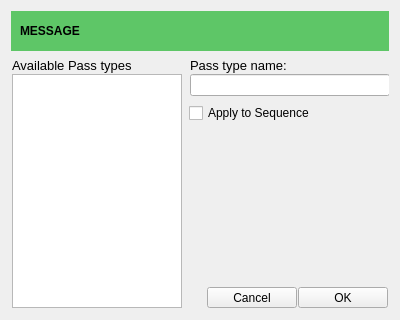
<ui version="4.0" >
 <class>Dialog</class>
 <widget class="QDialog" name="Dialog" >
  <property name="geometry" >
   <rect>
    <x>0</x>
    <y>0</y>
    <width>400</width>
    <height>320</height>
   </rect>
  </property>
  <property name="minimumSize" >
   <size>
    <width>400</width>
    <height>320</height>
   </size>
  </property>
  <property name="maximumSize" >
   <size>
    <width>400</width>
    <height>320</height>
   </size>
  </property>
  <property name="windowTitle" >
   <string>HEADER</string>
  </property>
  <layout class="QGridLayout" name="gridLayout" >
   <item rowspan="2" row="1" column="1" >
    <widget class="QFrame" name="frame_2" >
     <property name="frameShape" >
      <enum>QFrame::NoFrame</enum>
     </property>
     <property name="frameShadow" >
      <enum>QFrame::Raised</enum>
     </property>
     <layout class="QGridLayout" name="gridLayout_4" >
      <property name="margin" >
       <number>1</number>
      </property>
      <property name="spacing" >
       <number>1</number>
      </property>
      <item row="2" column="1" >
       <widget class="QLineEdit" name="le1" >
        <property name="minimumSize" >
         <size>
          <width>200</width>
          <height>0</height>
         </size>
        </property>
        <property name="font" >
         <font>
          <pointsize>9</pointsize>
         </font>
        </property>
       </widget>
      </item>
      <item row="1" column="1" >
       <widget class="QLabel" name="label_2" >
        <property name="font" >
         <font>
          <pointsize>10</pointsize>
          <stylestrategy>PreferAntialias</stylestrategy>
         </font>
        </property>
        <property name="text" >
         <string>Pass type name:</string>
        </property>
       </widget>
      </item>
     </layout>
    </widget>
   </item>
   <item row="5" column="1" >
    <widget class="QFrame" name="frame_4" >
     <property name="frameShape" >
      <enum>QFrame::NoFrame</enum>
     </property>
     <property name="frameShadow" >
      <enum>QFrame::Raised</enum>
     </property>
     <layout class="QHBoxLayout" name="horizontalLayout_3" >
      <property name="spacing" >
       <number>1</number>
      </property>
      <property name="margin" >
       <number>1</number>
      </property>
      <item>
       <spacer name="horizontalSpacer" >
        <property name="orientation" >
         <enum>Qt::Horizontal</enum>
        </property>
        <property name="sizeHint" stdset="0" >
         <size>
          <width>167</width>
          <height>20</height>
         </size>
        </property>
       </spacer>
      </item>
      <item>
       <widget class="QToolButton" name="btnCancel" >
        <property name="minimumSize" >
         <size>
          <width>90</width>
          <height>0</height>
         </size>
        </property>
        <property name="font" >
         <font>
          <pointsize>9</pointsize>
          <stylestrategy>PreferAntialias</stylestrategy>
         </font>
        </property>
        <property name="text" >
         <string>Cancel</string>
        </property>
        <property name="icon" >
         <iconset>
          <normaloff>//tECH/share/Kumaresan/INPUTS/icons/cross-small.png</normaloff>//tECH/share/Kumaresan/INPUTS/icons/cross-small.png</iconset>
        </property>
        <property name="toolButtonStyle" >
         <enum>Qt::ToolButtonTextBesideIcon</enum>
        </property>
       </widget>
      </item>
      <item>
       <widget class="QToolButton" name="btnOK" >
        <property name="minimumSize" >
         <size>
          <width>90</width>
          <height>0</height>
         </size>
        </property>
        <property name="font" >
         <font>
          <pointsize>9</pointsize>
          <stylestrategy>PreferAntialias</stylestrategy>
         </font>
        </property>
        <property name="text" >
         <string>OK</string>
        </property>
        <property name="icon" >
         <iconset>
          <normaloff>//tECH/share/Kumaresan/INPUTS/icons/tick-button.png</normaloff>//tECH/share/Kumaresan/INPUTS/icons/tick-button.png</iconset>
        </property>
        <property name="toolButtonStyle" >
         <enum>Qt::ToolButtonTextBesideIcon</enum>
        </property>
       </widget>
      </item>
     </layout>
    </widget>
   </item>
   <item row="0" column="0" colspan="2" >
    <widget class="QFrame" name="frame" >
     <property name="minimumSize" >
      <size>
       <width>0</width>
       <height>40</height>
      </size>
     </property>
     <property name="styleSheet" >
      <string notr="true" >background-color: rgb(94, 198, 103);</string>
     </property>
     <property name="frameShape" >
      <enum>QFrame::NoFrame</enum>
     </property>
     <property name="frameShadow" >
      <enum>QFrame::Raised</enum>
     </property>
     <layout class="QHBoxLayout" name="horizontalLayout_4" >
      <item>
       <widget class="QLabel" name="label_3" >
        <property name="font" >
         <font>
          <pointsize>9</pointsize>
          <weight>75</weight>
          <bold>true</bold>
          <stylestrategy>PreferAntialias</stylestrategy>
         </font>
        </property>
        <property name="text" >
         <string>MESSAGE</string>
        </property>
       </widget>
      </item>
     </layout>
    </widget>
   </item>
   <item rowspan="5" row="1" column="0" >
    <widget class="QFrame" name="frame_7" >
     <property name="frameShape" >
      <enum>QFrame::NoFrame</enum>
     </property>
     <property name="frameShadow" >
      <enum>QFrame::Raised</enum>
     </property>
     <layout class="QGridLayout" name="gridLayout_2" >
      <property name="margin" >
       <number>1</number>
      </property>
      <property name="spacing" >
       <number>1</number>
      </property>
      <item row="1" column="0" >
       <widget class="QListWidget" name="listWidget" >
        <property name="minimumSize" >
         <size>
          <width>170</width>
          <height>0</height>
         </size>
        </property>
        <property name="maximumSize" >
         <size>
          <width>170</width>
          <height>16777215</height>
         </size>
        </property>
       </widget>
      </item>
      <item row="0" column="0" >
       <widget class="QLabel" name="label_8" >
        <property name="font" >
         <font>
          <pointsize>10</pointsize>
          <stylestrategy>PreferAntialias</stylestrategy>
         </font>
        </property>
        <property name="text" >
         <string>Available Pass types</string>
        </property>
       </widget>
      </item>
     </layout>
    </widget>
   </item>
   <item row="4" column="1" >
    <spacer name="verticalSpacer" >
     <property name="orientation" >
      <enum>Qt::Vertical</enum>
     </property>
     <property name="sizeHint" stdset="0" >
      <size>
       <width>20</width>
       <height>40</height>
      </size>
     </property>
    </spacer>
   </item>
   <item row="3" column="1" >
    <widget class="QCheckBox" name="checkBox" >
     <property name="text" >
      <string>Apply to Sequence</string>
     </property>
    </widget>
   </item>
  </layout>
 </widget>
 <tabstops>
  <tabstop>le1</tabstop>
  <tabstop>btnOK</tabstop>
  <tabstop>btnCancel</tabstop>
 </tabstops>
 <resources/>
 <connections/>
</ui>
